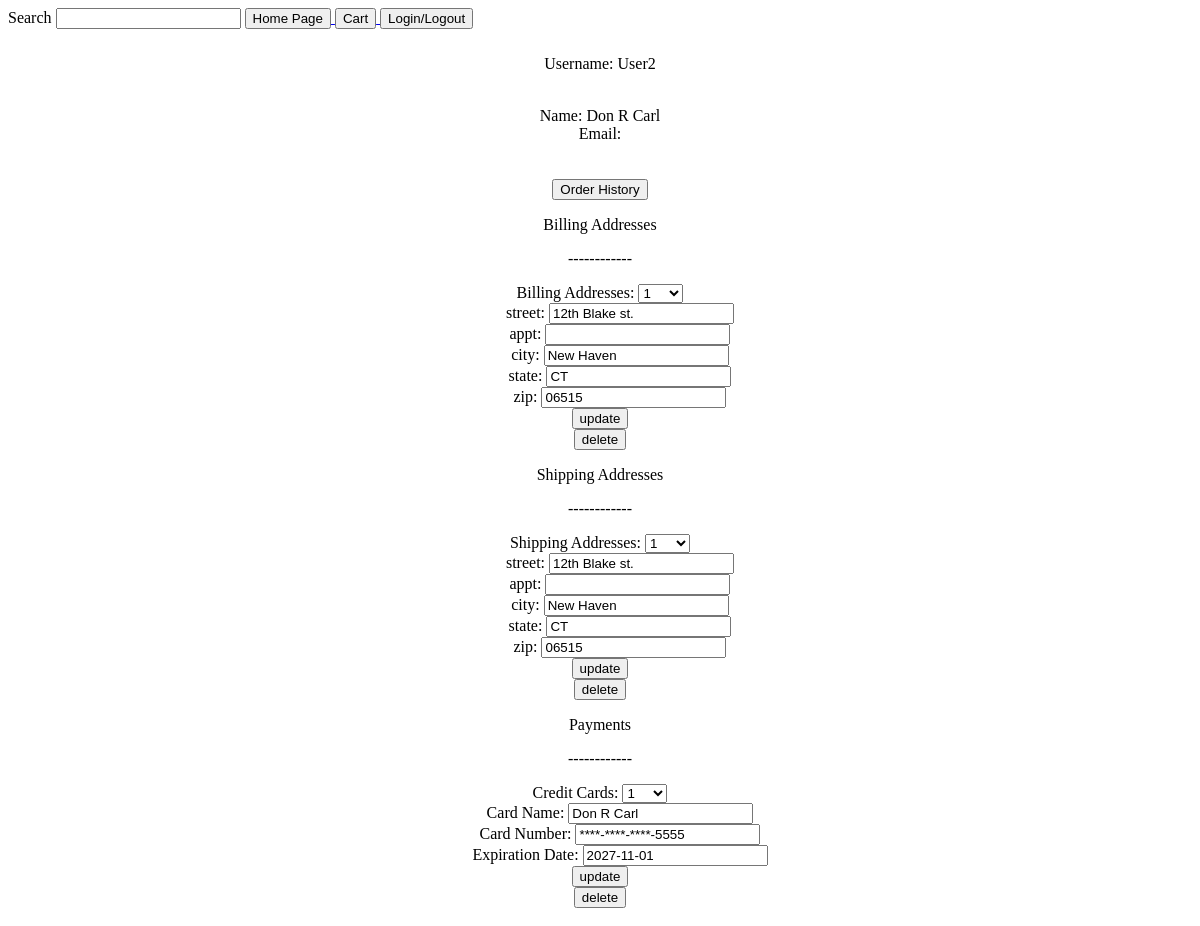
The page /html/account.php (signed in) on the database its author committed.
### tables this page shows
create table User (
user_id int NOT NULL auto_increment,
username varchar(20) NOT NULL,
password varchar(20) NOT NULL,
f_name varchar(20) NOT NULL,
l_name varchar(20) NOT NULL,
m_name varchar(2) NOT NULL DEFAULT '',
email varchar(40) NOT NULL DEFAULT '',
member_type varchar(20) NOT NULL DEFAULT 'Standard',
created_time datetime DEFAULT CURRENT_TIMESTAMP,
last_update timestamp DEFAULT CURRENT_TIMESTAMP on update CURRENT_TIMESTAMP,
primary key (user_id),
unique(username)
);

create table BillAddr (
user_id int NOT NULL,
bill_seq int NOT null,
street varchar(20) NOT NULL,
appt varchar(20) NOT NULL DEFAULT '',
city varchar(20) NOT NULL,
state varchar(2) NOT NULL,
zip varchar(11) NOT NULL,
created_time datetime DEFAULT CURRENT_TIMESTAMP,
last_update timestamp DEFAULT CURRENT_TIMESTAMP on update CURRENT_TIMESTAMP,
primary key (user_id, bill_seq),
foreign key (user_id) references User(user_id)
);

create table ShipAddr (
user_id int NOT NULL,
ship_seq int NOT null,
street varchar(20) NOT NULL,
appt varchar(20) NOT NULL DEFAULT '',
city varchar(20) NOT NULL,
state varchar(2) NOT NULL,
zip varchar(11) NOT NULL,
created_time datetime DEFAULT CURRENT_TIMESTAMP,
last_update timestamp DEFAULT CURRENT_TIMESTAMP on update CURRENT_TIMESTAMP,
primary key (user_id, ship_seq),
foreign key (user_id) references User(user_id)
);

create table Payment (
pay_id int NOT NULL auto_increment,
user_id int NOT NULL,
card_name varchar(20) NOT NULL,
card_num varchar(20) NOT NULL,
exp_date date NOT NULL,
created_time datetime DEFAULT CURRENT_TIMESTAMP,
last_update timestamp DEFAULT CURRENT_TIMESTAMP on update CURRENT_TIMESTAMP,
primary key (pay_id),
foreign key (user_id) references User(user_id)
);

### html/account.php (the view, shortened to what this page needs)
<!DOCTYPE html>
<html lang="en"></html>
<html>
    <head>
        <link rel="stylesheet" href="styling.css">
    </head>
    <body>
        <div>
            <label>Search</label>
            <input type="text" id="item_search"></input>
            <a href="home.php">
                <button>Home Page</button>
            </a>
            <a href="cart.php">
                <button>Cart</button>
            </a>
            <a href="login.php">
                <button type="button" action="./login.php"> Login/Logout </button>
            </a>
        </div>
        <div class="center">
            <?php
                $db_name = 'shop';
                $conn = get_db_connection($db_name);
                $stmt = $conn->prepare("SELECT user_id, username, f_name, m_name, l_name, email FROM User WHERE username=?");
                $stmt->bind_param("s", $_SESSION["username"]);
                $stmt->execute();
                $result = $stmt->get_result();
                if ($result->num_rows > 0) {
                    while($row = $result->fetch_assoc()) {
                        echo "<div>" . "<p> Username: " . $row["username"] . "</p><br/>" . "</div>";
                        echo "<div>" . "Name: " . $row["f_name"] . " " . $row["m_name"] . " " . $row["l_name"] . "<br/> Email: " . $row["email"] . "</div>";
                    }
                } else {
                    echo "0 results... have you tried logging in?";
                }
            ?>
            <br/><br/>
            <a href="order-history.php">
                <button>Order History</button>
            </a>
            <?php
                echo "<p>Billing Addresses </p>";
                echo "<p>------------</p>";
                $stmt = $conn->prepare("SELECT bill_seq, street, appt, city, state, zip FROM BillAddr WHERE user_id=?");
                $stmt->bind_param("s", $_SESSION["user_id"]);
                $stmt->execute();
                $result = $stmt->get_result();
                    echo "<label for='BA'>Billing Addresses: </label>";
                    echo "<select name='BA' id='BA' onchange='hide(this.value, pre)'  onclick='foc(pre, this.value)'>";
                    $a = 1;
                    $b = "";
                    $c = "style='display: block;'";
                    $d = 1;
                    while($row = $result->fetch_assoc()) {
                        echo "<option value='BA".$a."' name='BA".$a."'>".$a."</option>";
                            $b = $b . "
                            <div $c id='BA".$a."' name='BA".$a."' >
                            <form action='./updateBA.php'>
                            <label style='padding-left:40px' for='BAstreet'>street: </label>
                            <input type='text' id='BAstreet' name='BAstreet' value='$row[street]' > <br>
                            <label style='padding-left:40px' for='BAappt'>appt: </label>
                            <input type='text' id='BAappt' name='BAappt' value='$row[appt]' > <br>
                            <label style='padding-left:40px' for='BAcity'>city: </label>
                            <input type='text' id='BAcity' name='BAcity' value='$row[city]' > <br>
                            <label style='padding-left:40px' for='BAstate'>state: </label>
                            <input type='text' id='BAstate' name='BAstate' value='$row[state]' > <br>
                            <label style='padding-left:40px' for='BAzip'>zip: </label>
                            <input type='text' id='BAzip' name='BAzip' value='$row[zip]' > <br>
                            <button name= 'itm' type= 'submit' value= '$row[bill_seq]'>update </button>
                            </form>
                            <form action='./deleteBA.php'>
                            <button name= 'itm' type= 'submit' value= '$row[bill_seq]'>delete </button>
                            </form>
                            </div>";
                        $a = $a + 1;
                        $c = "style='display: none;'";
                        $d = $row["bill_seq"] + 1;
                    }
                    echo '</select>';
                    $b = $b . "
                    <form action='./addBA.php'>
                    <div $c id='BA".$a."' name='BA".$a."' >
                    <label style='padding-left:40px' for='BAstreet'>street: </label>
                    <input type='text' id='BAstreet' name='BAstreet'> <br>
                    <label style='padding-left:40px' for='BAappt'>appt: </label>
                    <input type='text' id='BAappt' name='BAappt'> <br>
                    <label style='padding-left:40px' for='BAcity'>city: </label>
                    <input type='text' id='BAcity' name='BAcity'> <br>
                    <label style='padding-left:40px' for='BAstate'>state: </label>
                    <input type='text' id='BAstate' name='BAstate'> <br>
                    <label style='padding-left:40px' for='BAzip'>zip: </label>
                    <input type='text' id='BAzip' name='BAzip'> <br>
                    <button name= 'itm' type= 'submit' value= '$d'>add </button>
                    </div>
                    </form>";
                    echo $b;
            ?>
            <?php
                echo "<p>Shipping Addresses </p>";
                echo "<p>------------</p>";
                $stmt2 = $conn->prepare("SELECT ship_seq, street, appt, city, state, zip FROM ShipAddr WHERE user_id=?");
                $stmt2->bind_param("s", $_SESSION["user_id"]);
                $stmt2->execute();
                $result2 = $stmt2->get_result();
                echo "<label for='SA'>Shipping Addresses: </label>";
                echo "<select name='SA' id='SA' onchange='hide(this.value,pre)' onclick='foc(pre, this.value)'>";
                $a = 1;
                $b = "";
                $c = "";
                $d = 1;
                while($row = $result2->fetch_assoc()) {
                    echo "<option value='SA".$a."' name='SA".$a."'>".$a."</option>";
                        $b = $b . "
                        <form action='./updateSA.php'>
                        <div $c id='SA".$a."' name='SA".$a."' >
                        <label style='padding-left:40px' for='SAstreet'>street: </label>
                        <input type='text' id='SAstreet' name='SAstreet' value='$row[street]' > <br>
                        <label style='padding-left:40px' for='SAappt'>appt: </label>
                        <input type='text' id='SAappt' name='SAappt' value='$row[appt]' > <br>
                        <label style='padding-left:40px' for='SAcity'>city: </label>
                        <input type='text' id='SAcity' name='SAcity' value='$row[city]' > <br>
                        <label style='padding-left:40px' for='SAstate'>state: </label>
                        <input type='text' id='SAstate' name='SAstate' value='$row[state]' > <br>
                        <label style='padding-left:40px' for='SAzip'>zip: </label>
                        <input type='text' id='SAzip' name='SAzip' value='$row[zip]' > <br>
                        <button name= 'itm' type= 'submit' value= '$row[ship_seq]'>update </button>
                        </form>
                        <form action='./deleteSA.php'>
                        <button name= 'itm' type= 'submit' value= '$row[ship_seq]'>delete </button>
                        </form>
                        </div>";
                    $a = $a + 1;
                    $c = "style='display: none;'";
                    $d = $row["ship_seq"] + 1;
                }
                echo '</select>';
                $b = $b . "
                <form action='./addSA.php'>
                <div $c id='SA".$a."' name='SA".$a."' >
                <label style='padding-left:40px' for='SAstreet'>street: </label>
                <input type='text' id='SAstreet' name='SAstreet'> <br>
                <label style='padding-left:40px' for='SAappt'>appt: </label>
                <input type='text' id='SAappt' name='SAappt'> <br>
                <label style='padding-left:40px' for='SAcity'>city: </label>
                <input type='text' id='SAcity' name='SAcity'> <br>
                <label style='padding-left:40px' for='SAstate'>state: </label>
                <input type='text' id='SAstate' name='SAstate'> <br>
                <label style='padding-left:40px' for='SAzip'>zip: </label>
                <input type='text' id='SAzip' name='SAzip'> <br>
                <button name= 'itm' type= 'submit' value= '$d'>add </button>
                </div>
                </form>";
                echo $b;
            ?>
            <?php
                echo "<p>Payments</p>";
                echo "<p>------------</p>";
                $stmt3 = $conn->prepare("SELECT pay_id, card_name, right(card_num,4) 'card_num', exp_date FROM Payment WHERE user_id=?");
                $stmt3->bind_param("s", $_SESSION["user_id"]);
                $stmt3->execute();
                $result3 = $stmt3->get_result();
                echo "<label for='CC'>Credit Cards: </label>";
                echo "<select name='CC' id='CC' onchange='hide(this.value, pre)'  onclick='foc(pre, this.value)'>";
                $a = 1;
                $b = "";
                $c = "style='display: block;'";
                while($row = $result3->fetch_assoc()) {
                    echo "<option value='CC".$a."' name='CC".$a."'>".$a."</option>";
                        $b = $b . "
                        <div $c id='CC".$a."' name='CC".$a."' >
                        <form action='./updateCC.php'>
                        <label style='padding-left:40px' for='CCname'>Card Name: </label>
                        <input type='text' id='CCname' name='CCname' value='$row[card_name]' > <br>
                        <label style='padding-left:40px' for='CCnum'>Card Number: </label>
                        <input type='text' id='CCnum' name='CCnum' value='****-****-****-$row[card_num]' > <br>
                        <label style='padding-left:40px' for='CCexp'>Expiration Date: </label>
                        <input type='text' id='CCexp' name='CCexp' value='$row[exp_date]' > <br>
                        <button name= 'itm' type= 'submit' value= '$row[pay_id]'>update </button>
                        </form>
                        <form action='./deleteCC.php'>
                        <button name= 'itm' type= 'submit' value= '$row[pay_id]'>delete </button>
                        </form>
                        </div>";
                    $a = $a + 1;
                    $c = "style='display: none;'";
                }
                echo '</select>';
                $b = $b . "
                <form action='./addCC.php'>
                <div $c id='CC".$a."' name='CC".$a."' >
                <label style='padding-left:40px' for='CCname'>Card Name: </label>
                <input type='text' id='CCname' name='CCname'> <br>
                <label style='padding-left:40px' for='CCnum'>Card Number: </label>
                <input type='text' id='CCnum' name='CCnum'> <br>
                <label style='padding-left:40px' for='CCexp'>Expiration Date: </label>
                <input type='text' id='CCexp' name='CCexp'> <br>
                <button name= 'itm' type= 'submit' value= '$a'>add </button>
                </div>
                </form>";
                echo $b;
            ?>
    </body>
</html>

### html/styling.css (style rules this page uses)
.center { margin: auto; width: 60%; padding: 10px; text-align: center; }

### rows shown on the page
user: username "User2", f_name "Don", m_name "R", l_name "Carl"
billaddr: BAstreet "12th Blake st.", BAcity "New Haven", BAstate "CT", BAzip "06515"
shipaddr: SAstreet "12th Blake st.", SAcity "New Haven", SAstate "CT", SAzip "06515"
payment: CCname "Don R Carl", CCexp "2027-11-01"

### other values the page prints
form field BA "1"
form field SA "1"
form field CC "1"
